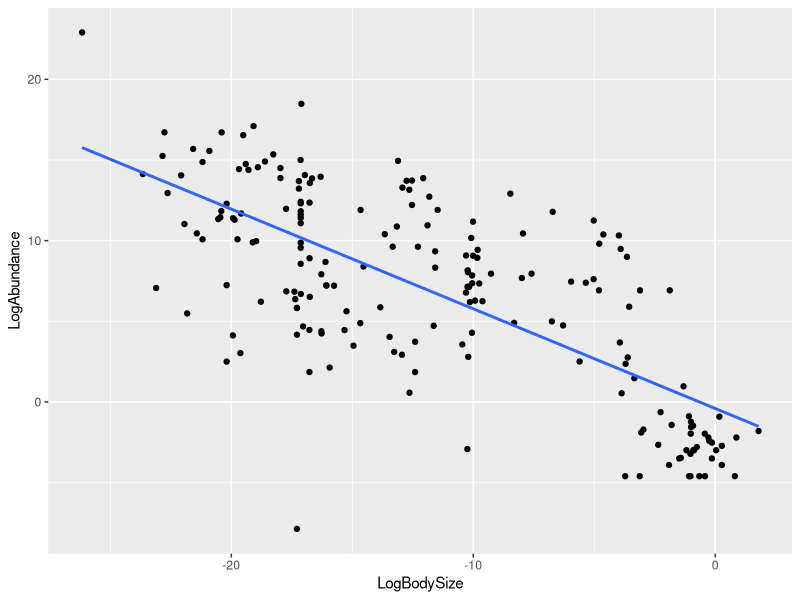
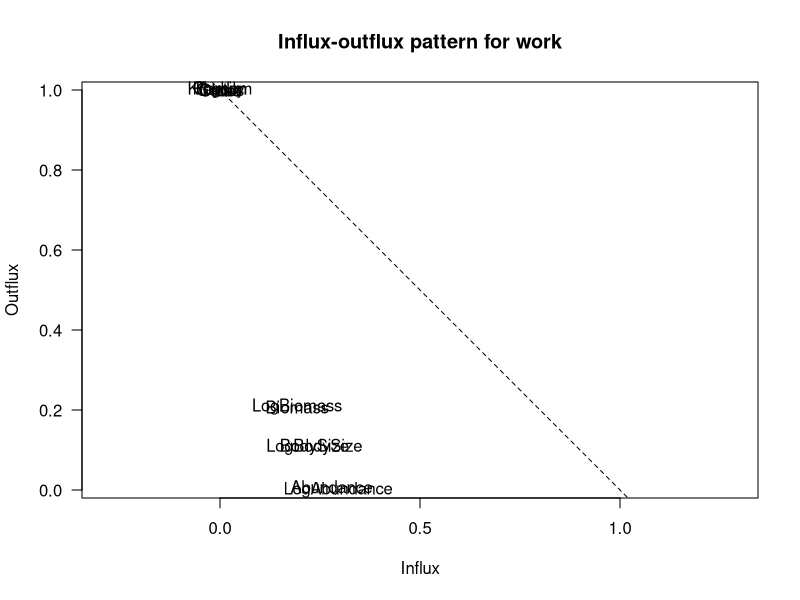
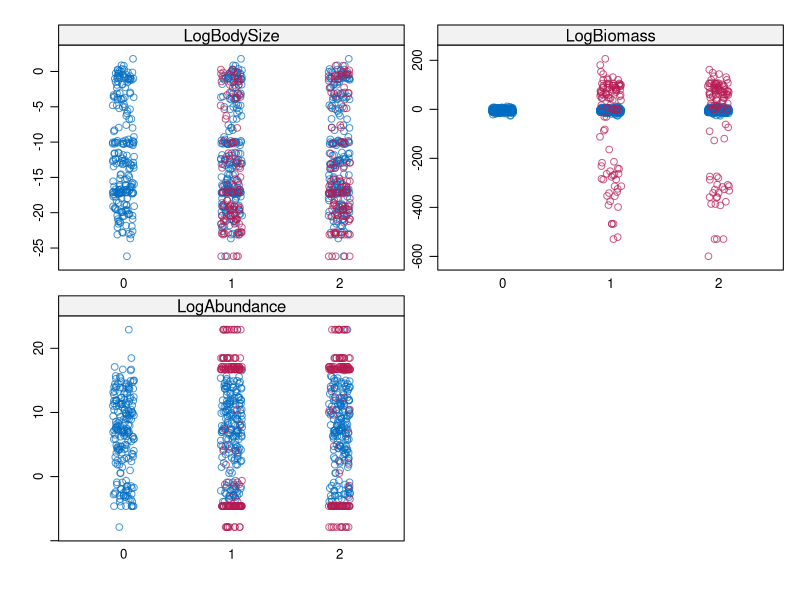
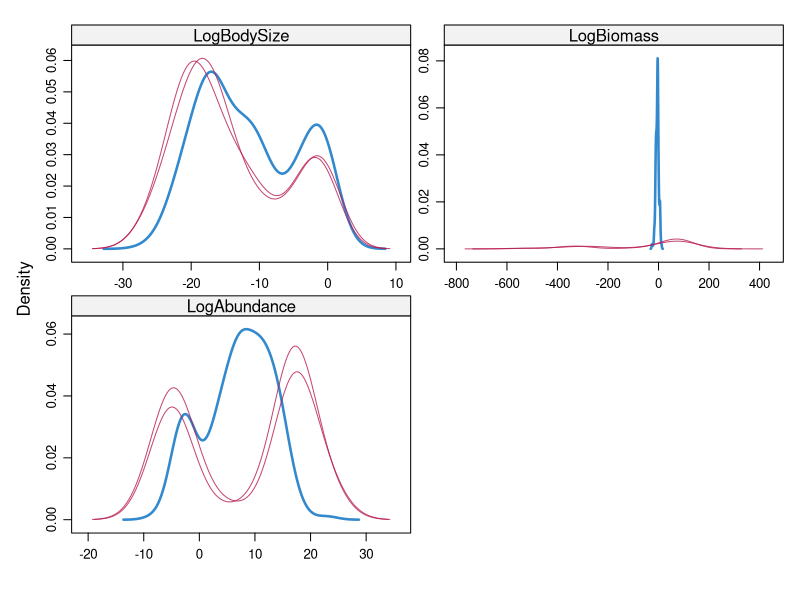
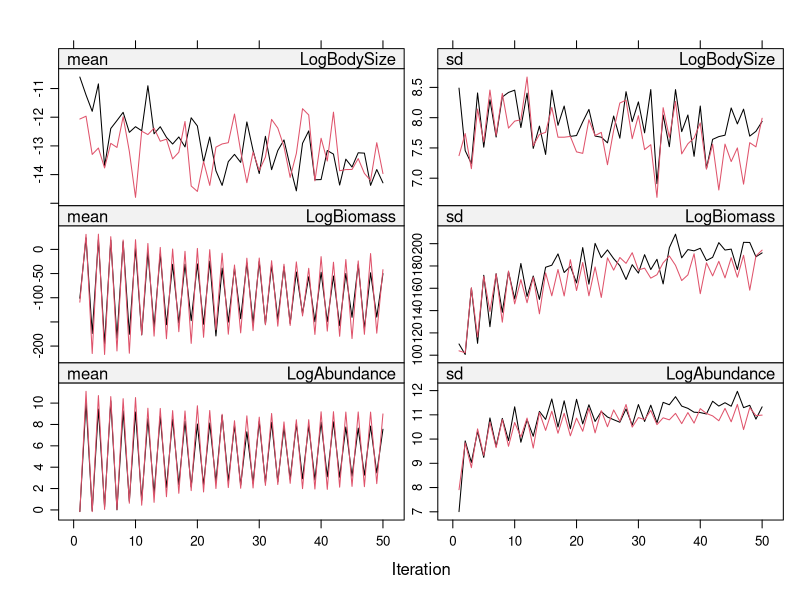
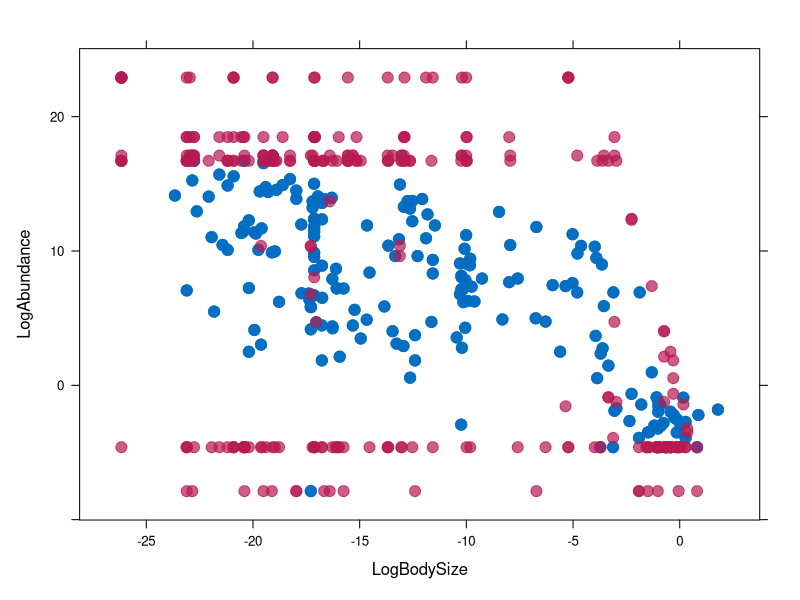
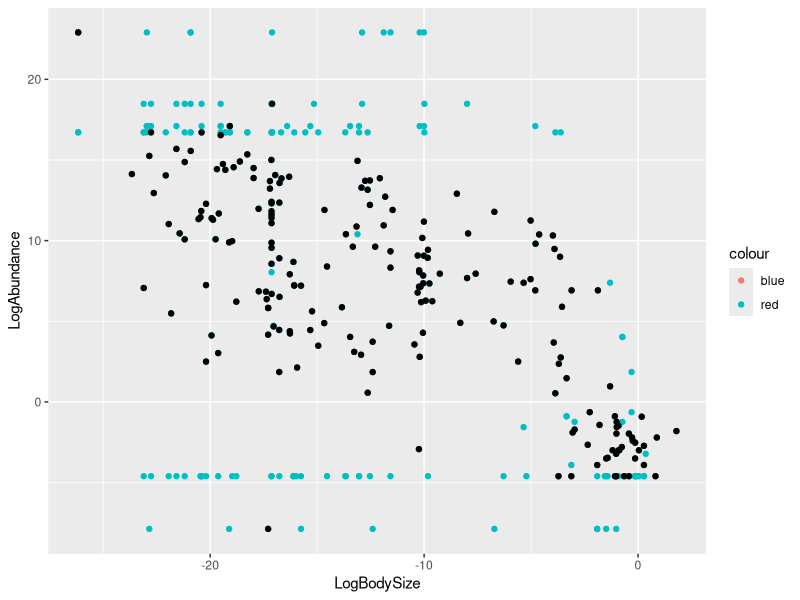

The R source for these figures, in order:
### Using MICE to obtain good imputation values for Mass and Abundance of organisms ###
library(tidyverse)
library(mice)
rm(list = ls())
### Read in data
csm_nodes <- read.csv("data/interactionwebdb/Carpinteria/CSMweb_Nodes.csv", as.is = T)
glimpse(csm_nodes)
summary(csm_nodes$Kingdom)

### Clean - remove protozoan kingdoms and virus
csm_nodes <- 
  csm_nodes %>% 
  filter(Kingdom != "Virus",
         Kingdom != "Protozoa")

### Select variables we want for imputation
work <- 
  csm_nodes %>% 
  # Turn body size into SI unts (Kg)
  mutate(BodySize = BodySize.g. / 1000,
         Abundance = Abundance.no..ha.,
         Biomass = Biomass.kg.ha.) %>% 
  # Fill in missing values using M * N = B
  mutate(BodySizeNew = case_when(!is.na(Abundance & Biomass) ~ Biomass / Abundance),
         AbundanceNew = case_when(!is.na(BodySize & Biomass) ~ Biomass / BodySize),
         BiomassNew = case_when(!is.na(Abundance & BodySize) ~ Abundance * BodySize)) %>% 
  # Take values from calculations
  mutate(BodySize_Work = coalesce(BodySize, BodySizeNew),
         Biomass_Work = coalesce(Biomass, BiomassNew),
         Abundance_Work = coalesce(Abundance, AbundanceNew)) %>% 
  # Select the variables
  select(BodySize = BodySize_Work,
         Abundance = Abundance_Work,
         Biomass = Biomass_Work,
         Kingdom,
         Phylum,
         Class,
         Order,
         Family,
         Genus) %>% 
  # Log the variables you want to impute
  mutate(LogBodySize = log(BodySize),
         LogBiomass = log(Biomass),
         # Only log values above 0 otherwise leads to inf values
         LogAbundance = case_when(Abundance > 0 ~ log(Abundance)))

      
### Visualise and prep for imputation
work %>% 
  ggplot(aes(x = LogBodySize, y = LogAbundance)) +
  geom_point() +
  geom_smooth(method = lm, se = FALSE)

### Imputation - With unlogged data
dat <- 
  work %>% 
  select(LogBodySize, LogBiomass, LogAbundance) 

summary(dat)

ini <- # initialise imputation with 0 iterations
  mice(dat, maxit = 0)

meth <- 
  ini$method
pred <-
  # ini$predictorMatrix
  quickpred(dat)

# highlights potentially good predictors
fluxplot(work)

### Preserving transformations ----
# need to somehow keep the rlationship between bodysize & abundance

# methods --
# relationships between transformed variables
# meth["LogBodySize"] <- "~log(BodySize)"
# meth["LogBiomass"] <- "~log(Biomass)"
# meth["LogAbundance"] <- "~log(Abundance)"

# dont impute non-transformed variables but use them as predictors
# meth["BodySize"] <- "pmm"
# meth["Biomass"] <- "pmm"
# meth["Abundance"] <- "pmm"

# keeping relationships
meth["LogBiomass"] <- "~I(LogBodySize * LogAbundance)"
# meth["LogBodySize"] <- "~I(LogBiomass / LogAbundance)"
# meth["LogAbundance"] <- "~I(LogBiomass * LogBodySize)"

# predictor matrix
# pred["BodySize", "LogBodySize"] <- 0
# pred["Biomass", "LogBiomass"] <- 0
# pred["Abundance", "LogAbundance"] <- 0

### Passive imputation
# meth["Biomass"] <- "~I(BodySize * Abundance)"
# meth["BodySize"] <- "~I(Biomass / Abundance)"
# meth["Abundance"] <- "~I(Biomass * BodySize)"


# impute
imp <- mice(dat, meth = meth, predictorMatrix = pred, maxit = 50, m = 2)
stripplot(imp)
densityplot(imp)

# convergence
plot(imp)

### Pool
fit <- with(imp, lm(LogBiomass ~ LogBodySize + LogAbundance))
pool(fit)

### Complete
imp.complete <- 
  complete(imp)

# png("RelationshipsImp.png", width = 7, height = 5, res = 300, units = "in")
xyplot(imp, LogAbundance ~ LogBodySize, cex = 2, pch = 20)
# dev.off()


### compare vis
imp.gg <-
  imp.complete %>% 
  filter_all(all_vars(!is.infinite(.)))

work %>% 
  select(LogBodySize, LogAbundance) %>% 
  filter(LogBodySize != 0,
         LogAbundance != 0) %>% 
  drop_na() %>% 
ggplot(aes(x = LogBodySize, y = LogAbundance)) +
  geom_point(aes(x = LogBodySize, y = LogAbundance, col = "blue")) +
  geom_point(data = imp.gg, aes(x = LogBodySize, y = LogAbundance, col = "red")) +
  geom_jitter()

ggsave("Relationship.png", plot = last_plot(), dpi = 300)

summary(imp.complete)  
summary(work)
